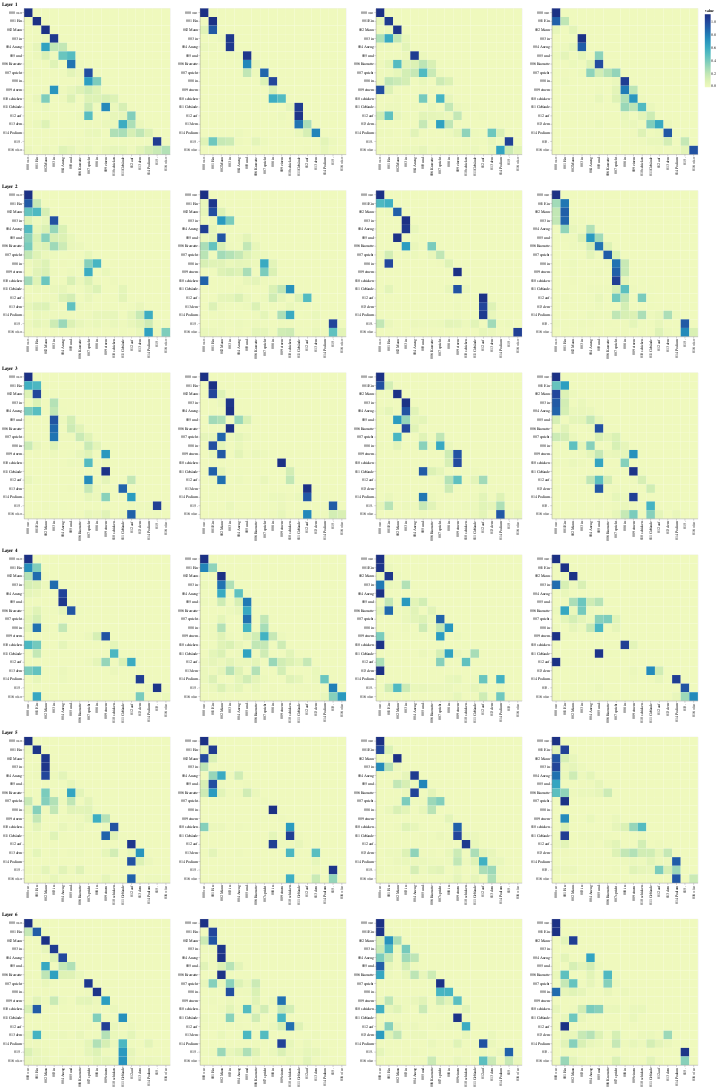

Notebook source saved alongside this figure:
### Markdown cell above
## Decoder Self Attention

### Code cell
def viz_decoder_self():
    model, example_data = run_model_example(n_examples=1)
    example = example_data[len(example_data) - 1]

    layer_viz = [
        visualize_layer(
            model,
            layer,
            get_decoder_self,
            len(example[1]),
            example[1],
            example[1],
        )
        for layer in range(6)
    ]
    return alt.hconcat(
        layer_viz[0]
        & layer_viz[1]
        & layer_viz[2]
        & layer_viz[3]
        & layer_viz[4]
        & layer_viz[5]
    )


show_example(viz_decoder_self)

### Figure 1 — Vega-Lite specification as saved in the notebook (floating-point values rounded to 4 significant figures; data arrays with more than 128 entries replaced by an {"elided": "..."} marker saying what was removed)
{"config": {"view": {"continuousWidth": 400, "continuousHeight": 300}}, "hconcat": [{"vconcat": [{"hconcat": [{"data": {"name": "data-1b1d24d2a1b2d09ee3c1a2799681ae7e"}, "mark": "rect", "encoding": {"color": {"field": "value", "type": "quantitative"}, "tooltip": [{"field": "row", "type": "quantitative"}, {"field": "column", "type": "quantitative"}, {"field": "value", "type": "quantitative"}, {"field": "row_token", "type": "nominal"}, {"field": "col_token", "type": "nominal"}], "x": {"axis": {"title": ""}, "field": "col_token", "type": "nominal"}, "y": {"axis": {"title": ""}, "field": "row_token", "type": "nominal"}}, "height": 400, "selection": {"selector054": {"type": "interval", "bind": "scales", "encodings": ["x", "y"]}}, "width": 400}, {"data": {"name": "data-1d3df683b11d301ed00b6fc417aa93e2"}, "mark": "rect", "encoding": {"color": {"field": "value", "type": "quantitative"}, "tooltip": [{"field": "row", "type": "quantitative"}, {"field": "column", "type": "quantitative"}, {"field": "value", "type": "quantitative"}, {"field": "row_token", "type": "nominal"}, {"field": "col_token", "type": "nominal"}], "x": {"axis": {"title": ""}, "field": "col_token", "type": "nominal"}, "y": {"axis": {"title": ""}, "field": "row_token", "type": "nominal"}}, "height": 400, "selection": {"selector056": {"type": "interval", "bind": "scales", "encodings": ["x", "y"]}}, "width": 400}, {"data": {"name": "data-815d37bf1620c4bcc9fef15554ad60e1"}, "mark": "rect", "encoding": {"color": {"field": "value", "type": "quantitative"}, "tooltip": [{"field": "row", "type": "quantitative"}, {"field": "column", "type": "quantitative"}, {"field": "value", "type": "quantitative"}, {"field": "row_token", "type": "nominal"}, {"field": "col_token", "type": "nominal"}], "x": {"axis": {"title": ""}, "field": "col_token", "type": "nominal"}, "y": {"axis": {"title": ""}, "field": "row_token", "type": "nominal"}}, "height": 400, "selection": {"selector058": {"type": "interval", "bind": "scales", "encodings": ["x", "y"]}}, "width": 400}, {"data": {"name": "data-3bd9033fdad716d7232ba46a457bfbac"}, "mark": "rect", "encoding": {"color": {"field": "value", "type": "quantitative"}, "tooltip": [{"field": "row", "type": "quantitative"}, {"field": "column", "type": "quantitative"}, {"field": "value", "type": "quantitative"}, {"field": "row_token", "type": "nominal"}, {"field": "col_token", "type": "nominal"}], "x": {"axis": {"title": ""}, "field": "col_token", "type": "nominal"}, "y": {"axis": {"title": ""}, "field": "row_token", "type": "nominal"}}, "height": 400, "selection": {"selector060": {"type": "interval", "bind": "scales", "encodings": ["x", "y"]}}, "width": 400}]}, {"vconcat": [{"hconcat": [{"data": {"name": "data-133b42e129516b52974c875715ba0d9f"}, "mark": "rect", "encoding": {"color": {"field": "value", "type": "quantitative"}, "tooltip": [{"field": "row", "type": "quantitative"}, {"field": "column", "type": "quantitative"}, {"field": "value", "type": "quantitative"}, {"field": "row_token", "type": "nominal"}, {"field": "col_token", "type": "nominal"}], "x": {"axis": {"title": ""}, "field": "col_token", "type": "nominal"}, "y": {"axis": {"title": ""}, "field": "row_token", "type": "nominal"}}, "height": 400, "selection": {"selector062": {"type": "interval", "bind": "scales", "encodings": ["x", "y"]}}, "width": 400}, {"data": {"name": "data-24bb0325edeb995ab45609f9d7d7225f"}, "mark": "rect", "encoding": {"color": {"field": "value", "type": "quantitative"}, "tooltip": [{"field": "row", "type": "quantitative"}, {"field": "column", "type": "quantitative"}, {"field": "value", "type": "quantitative"}, {"field": "row_token", "type": "nominal"}, {"field": "col_token", "type": "nominal"}], "x": {"axis": {"title": ""}, "field": "col_token", "type": "nominal"}, "y": {"axis": {"title": ""}, "field": "row_token", "type": "nominal"}}, "height": 400, "selection": {"selector064": {"type": "interval", "bind": "scales", "encodings": ["x", "y"]}}, "width": 400}, {"data": {"name": "data-6d7e4d612cdd88db1c9473c4d52046d5"}, "mark": "rect", "encoding": {"color": {"field": "value", "type": "quantitative"}, "tooltip": [{"field": "row", "type": "quantitative"}, {"field": "column", "type": "quantitative"}, {"field": "value", "type": "quantitative"}, {"field": "row_token", "type": "nominal"}, {"field": "col_token", "type": "nominal"}], "x": {"axis": {"title": ""}, "field": "col_token", "type": "nominal"}, "y": {"axis": {"title": ""}, "field": "row_token", "type": "nominal"}}, "height": 400, "selection": {"selector066": {"type": "interval", "bind": "scales", "encodings": ["x", "y"]}}, "width": 400}, {"data": {"name": "data-cc0ac01711b689333ec30eb0731eec6a"}, "mark": "rect", "encoding": {"color": {"field": "value", "type": "quantitative"}, "tooltip": [{"field": "row", "type": "quantitative"}, {"field": "column", "type": "quantitative"}, {"field": "value", "type": "quantitative"}, {"field": "row_token", "type": "nominal"}, {"field": "col_token", "type": "nominal"}], "x": {"axis": {"title": ""}, "field": "col_token", "type": "nominal"}, "y": {"axis": {"title": ""}, "field": "row_token", "type": "nominal"}}, "height": 400, "selection": {"selector068": {"type": "interval", "bind": "scales", "encodings": ["x", "y"]}}, "width": 400}]}], "title": "Layer 2"}, {"vconcat": [{"hconcat": [{"data": {"name": "data-f638c0444d2519482f8a4363c2a66f89"}, "mark": "rect", "encoding": {"color": {"field": "value", "type": "quantitative"}, "tooltip": [{"field": "row", "type": "quantitative"}, {"field": "column", "type": "quantitative"}, {"field": "value", "type": "quantitative"}, {"field": "row_token", "type": "nominal"}, {"field": "col_token", "type": "nominal"}], "x": {"axis": {"title": ""}, "field": "col_token", "type": "nominal"}, "y": {"axis": {"title": ""}, "field": "row_token", "type": "nominal"}}, "height": 400, "selection": {"selector070": {"type": "interval", "bind": "scales", "encodings": ["x", "y"]}}, "width": 400}, {"data": {"name": "data-849e21e2629355fd468d0b47b1e865e0"}, "mark": "rect", "encoding": {"color": {"field": "value", "type": "quantitative"}, "tooltip": [{"field": "row", "type": "quantitative"}, {"field": "column", "type": "quantitative"}, {"field": "value", "type": "quantitative"}, {"field": "row_token", "type": "nominal"}, {"field": "col_token", "type": "nominal"}], "x": {"axis": {"title": ""}, "field": "col_token", "type": "nominal"}, "y": {"axis": {"title": ""}, "field": "row_token", "type": "nominal"}}, "height": 400, "selection": {"selector072": {"type": "interval", "bind": "scales", "encodings": ["x", "y"]}}, "width": 400}, {"data": {"name": "data-108511c672caf7b01d47bab7926b736f"}, "mark": "rect", "encoding": {"color": {"field": "value", "type": "quantitative"}, "tooltip": [{"field": "row", "type": "quantitative"}, {"field": "column", "type": "quantitative"}, {"field": "value", "type": "quantitative"}, {"field": "row_token", "type": "nominal"}, {"field": "col_token", "type": "nominal"}], "x": {"axis": {"title": ""}, "field": "col_token", "type": "nominal"}, "y": {"axis": {"title": ""}, "field": "row_token", "type": "nominal"}}, "height": 400, "selection": {"selector074": {"type": "interval", "bind": "scales", "encodings": ["x", "y"]}}, "width": 400}, {"data": {"name": "data-3c6d69302e1da8cb6d4680594395adcc"}, "mark": "rect", "encoding": {"color": {"field": "value", "type": "quantitative"}, "tooltip": [{"field": "row", "type": "quantitative"}, {"field": "column", "type": "quantitative"}, {"field": "value", "type": "quantitative"}, {"field": "row_token", "type": "nominal"}, {"field": "col_token", "type": "nominal"}], "x": {"axis": {"title": ""}, "field": "col_token", "type": "nominal"}, "y": {"axis": {"title": ""}, "field": "row_token", "type": "nominal"}}, "height": 400, "selection": {"selector076": {"type": "interval", "bind": "scales", "encodings": ["x", "y"]}}, "width": 400}]}], "title": "Layer 3"}, {"vconcat": [{"hconcat": [{"data": {"name": "data-c476ed75e6099c42f146abb630d5da62"}, "mark": "rect", "encoding": {"color": {"field": "value", "type": "quantitative"}, "tooltip": [{"field": "row", "type": "quantitative"}, {"field": "column", "type": "quantitative"}, {"field": "value", "type": "quantitative"}, {"field": "row_token", "type": "nominal"}, {"field": "col_token", "type": "nominal"}], "x": {"axis": {"title": ""}, "field": "col_token", "type": "nominal"}, "y": {"axis": {"title": ""}, "field": "row_token", "type": "nominal"}}, "height": 400, "selection": {"selector078": {"type": "interval", "bind": "scales", "encodings": ["x", "y"]}}, "width": 400}, {"data": {"name": "data-347be0dea99a94621f085b3416116812"}, "mark": "rect", "encoding": {"color": {"field": "value", "type": "quantitative"}, "tooltip": [{"field": "row", "type": "quantitative"}, {"field": "column", "type": "quantitative"}, {"field": "value", "type": "quantitative"}, {"field": "row_token", "type": "nominal"}, {"field": "col_token", "type": "nominal"}], "x": {"axis": {"title": ""}, "field": "col_token", "type": "nominal"}, "y": {"axis": {"title": ""}, "field": "row_token", "type": "nominal"}}, "height": 400, "selection": {"selector080": {"type": "interval", "bind": "scales", "encodings": ["x", "y"]}}, "width": 400}, {"data": {"name": "data-5f43f2548b4ebf3edfc02ef46d80fd03"}, "mark": "rect", "encoding": {"color": {"field": "value", "type": "quantitative"}, "tooltip": [{"field": "row", "type": "quantitative"}, {"field": "column", "type": "quantitative"}, {"field": "value", "type": "quantitative"}, {"field": "row_token", "type": "nominal"}, {"field": "col_token", "type": "nominal"}], "x": {"axis": {"title": ""}, "field": "col_token", "type": "nominal"}, "y": {"axis": {"title": ""}, "field": "row_token", "type": "nominal"}}, "height": 400, "selection": {"selector082": {"type": "interval", "bind": "scales", "encodings": ["x", "y"]}}, "width": 400}, {"data": {"name": "data-2de197417ee22a097d05dce1d7ace17c"}, "mark": "rect", "encoding": {"color": {"field": "value", "type": "quantitative"}, "tooltip": [{"field": "row", "type": "quantitative"}, {"field": "column", "type": "quantitative"}, {"field": "value", "type": "quantitative"}, {"field": "row_token", "type": "nominal"}, {"field": "col_token", "type": "nominal"}], "x": {"axis": {"title": ""}, "field": "col_token", "type": "nominal"}, "y": {"axis": {"title": ""}, "field": "row_token", "type": "nominal"}}, "height": 400, "selection": {"selector084": {"type": "interval", "bind": "scales", "encodings": ["x", "y"]}}, "width": 400}]}], "title": "Layer 4"}, {"vconcat": [{"hconcat": [{"data": {"name": "data-5918e3591a3f0b7e0050bac17568a82f"}, "mark": "rect", "encoding": {"color": {"field": "value", "type": "quantitative"}, "tooltip": [{"field": "row", "type": "quantitative"}, {"field": "column", "type": "quantitative"}, {"field": "value", "type": "quantitative"}, {"field": "row_token", "type": "nominal"}, {"field": "col_token", "type": "nominal"}], "x": {"axis": {"title": ""}, "field": "col_token", "type": "nominal"}, "y": {"axis": {"title": ""}, "field": "row_token", "type": "nominal"}}, "height": 400, "selection": {"selector086": {"type": "interval", "bind": "scales", "encodings": ["x", "y"]}}, "width": 400}, {"data": {"name": "data-82618bd0291de28425a4df4e15e0cc2e"}, "mark": "rect", "encoding": {"color": {"field": "value", "type": "quantitative"}, "tooltip": [{"field": "row", "type": "quantitative"}, {"field": "column", "type": "quantitative"}, {"field": "value", "type": "quantitative"}, {"field": "row_token", "type": "nominal"}, {"field": "col_token", "type": "nominal"}], "x": {"axis": {"title": ""}, "field": "col_token", "type": "nominal"}, "y": {"axis": {"title": ""}, "field": "row_token", "type": "nominal"}}, "height": 400, "selection": {"selector088": {"type": "interval", "bind": "scales", "encodings": ["x", "y"]}}, "width": 400}, {"data": {"name": "data-94e9a48d3d260670fd79e04b2c39d21a"}, "mark": "rect", "encoding": {"color": {"field": "value", "type": "quantitative"}, "tooltip": [{"field": "row", "type": "quantitative"}, {"field": "column", "type": "quantitative"}, {"field": "value", "type": "quantitative"}, {"field": "row_token", "type": "nominal"}, {"field": "col_token", "type": "nominal"}], "x": {"axis": {"title": ""}, "field": "col_token", "type": "nominal"}, "y": {"axis": {"title": ""}, "field": "row_token", "type": "nominal"}}, "height": 400, "selection": {"selector090": {"type": "interval", "bind": "scales", "encodings": ["x", "y"]}}, "width": 400}, {"data": {"name": "data-9d7c4ec13605e4f4b98161f276551e82"}, "mark": "rect", "encoding": {"color": {"field": "value", "type": "quantitative"}, "tooltip": [{"field": "row", "type": "quantitative"}, {"field": "column", "type": "quantitative"}, {"field": "value", "type": "quantitative"}, {"field": "row_token", "type": "nominal"}, {"field": "col_token", "type": "nominal"}], "x": {"axis": {"title": ""}, "field": "col_token", "type": "nominal"}, "y": {"axis": {"title": ""}, "field": "row_token", "type": "nominal"}}, "height": 400, "selection": {"selector092": {"type": "interval", "bind": "scales", "encodings": ["x", "y"]}}, "width": 400}]}], "title": "Layer 5"}, {"vconcat": [{"hconcat": [{"data": {"name": "data-b5fba742736bf8513fa14466abb83c82"}, "mark": "rect", "encoding": {"color": {"field": "value", "type": "quantitative"}, "tooltip": [{"field": "row", "type": "quantitative"}, {"field": "column", "type": "quantitative"}, {"field": "value", "type": "quantitative"}, {"field": "row_token", "type": "nominal"}, {"field": "col_token", "type": "nominal"}], "x": {"axis": {"title": ""}, "field": "col_token", "type": "nominal"}, "y": {"axis": {"title": ""}, "field": "row_token", "type": "nominal"}}, "height": 400, "selection": {"selector094": {"type": "interval", "bind": "scales", "encodings": ["x", "y"]}}, "width": 400}, {"data": {"name": "data-702cb3002493718063cf9b4fdd7e9252"}, "mark": "rect", "encoding": {"color": {"field": "value", "type": "quantitative"}, "tooltip": [{"field": "row", "type": "quantitative"}, {"field": "column", "type": "quantitative"}, {"field": "value", "type": "quantitative"}, {"field": "row_token", "type": "nominal"}, {"field": "col_token", "type": "nominal"}], "x": {"axis": {"title": ""}, "field": "col_token", "type": "nominal"}, "y": {"axis": {"title": ""}, "field": "row_token", "type": "nominal"}}, "height": 400, "selection": {"selector096": {"type": "interval", "bind": "scales", "encodings": ["x", "y"]}}, "width": 400}, {"data": {"name": "data-5b2f7b621e3a80660638e3659a16530f"}, "mark": "rect", "encoding": {"color": {"field": "value", "type": "quantitative"}, "tooltip": [{"field": "row", "type": "quantitative"}, {"field": "column", "type": "quantitative"}, {"field": "value", "type": "quantitative"}, {"field": "row_token", "type": "nominal"}, {"field": "col_token", "type": "nominal"}], "x": {"axis": {"title": ""}, "field": "col_token", "type": "nominal"}, "y": {"axis": {"title": ""}, "field": "row_token", "type": "nominal"}}, "height": 400, "selection": {"selector098": {"type": "interval", "bind": "scales", "encodings": ["x", "y"]}}, "width": 400}, {"data": {"name": "data-ffb77b8e59bca4af44cc855fb4edbe45"}, "mark": "rect", "encoding": {"color": {"field": "value", "type": "quantitative"}, "tooltip": [{"field": "row", "type": "quantitative"}, {"field": "column", "type": "quantitative"}, {"field": "value", "type": "quantitative"}, {"field": "row_token", "type": "nominal"}, {"field": "col_token", "type": "nominal"}], "x": {"axis": {"title": ""}, "field": "col_token", "type": "nominal"}, "y": {"axis": {"title": ""}, "field": "row_token", "type": "nominal"}}, "height": 400, "selection": {"selector100": {"type": "interval", "bind": "scales", "encodings": ["x", "y"]}}, "width": 400}]}], "title": "Layer 6"}], "title": "Layer 1"}], "$schema": "https://vega.github.io/schema/vega-lite/v4.17.0.json", "datasets": {"data-1b1d24d2a1b2d09ee3c1a2799681ae7e": {"elided": "289 records"}, "data-1d3df683b11d301ed00b6fc417aa93e2": {"elided": "289 records"}, "data-815d37bf1620c4bcc9fef15554ad60e1": {"elided": "289 records"}, "data-3bd9033fdad716d7232ba46a457bfbac": {"elided": "289 records"}, "data-133b42e129516b52974c875715ba0d9f": {"elided": "289 records"}, "data-24bb0325edeb995ab45609f9d7d7225f": {"elided": "289 records"}, "data-6d7e4d612cdd88db1c9473c4d52046d5": {"elided": "289 records"}, "data-cc0ac01711b689333ec30eb0731eec6a": {"elided": "289 records"}, "data-f638c0444d2519482f8a4363c2a66f89": {"elided": "289 records"}, "data-849e21e2629355fd468d0b47b1e865e0": {"elided": "289 records"}, "data-108511c672caf7b01d47bab7926b736f": {"elided": "289 records"}, "data-3c6d69302e1da8cb6d4680594395adcc": {"elided": "289 records"}, "data-c476ed75e6099c42f146abb630d5da62": {"elided": "289 records"}, "data-347be0dea99a94621f085b3416116812": {"elided": "289 records"}, "data-5f43f2548b4ebf3edfc02ef46d80fd03": {"elided": "289 records"}, "data-2de197417ee22a097d05dce1d7ace17c": {"elided": "289 records"}, "data-5918e3591a3f0b7e0050bac17568a82f": {"elided": "289 records"}, "data-82618bd0291de28425a4df4e15e0cc2e": {"elided": "289 records"}, "data-94e9a48d3d260670fd79e04b2c39d21a": {"elided": "289 records"}, "data-9d7c4ec13605e4f4b98161f276551e82": {"elided": "289 records"}, "data-b5fba742736bf8513fa14466abb83c82": {"elided": "289 records"}, "data-702cb3002493718063cf9b4fdd7e9252": {"elided": "289 records"}, "data-5b2f7b621e3a80660638e3659a16530f": {"elided": "289 records"}, "data-ffb77b8e59bca4af44cc855fb4edbe45": {"elided": "289 records"}}}
